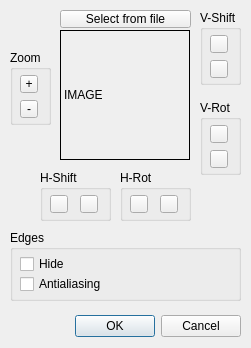
<?xml version="1.0" encoding="UTF-8"?>
<ui version="4.0">
 <class>CQDlgModelThumbnail</class>
 <widget class="QDialog" name="CQDlgModelThumbnail">
  <property name="geometry">
   <rect>
    <x>0</x>
    <y>0</y>
    <width>251</width>
    <height>348</height>
   </rect>
  </property>
  <property name="windowTitle">
   <string>Model Thumbnail Selection</string>
  </property>
  <property name="locale">
   <locale language="English" country="UnitedStates"/>
  </property>
  <widget class="QLabel" name="qqImage">
   <property name="geometry">
    <rect>
     <x>60</x>
     <y>30</y>
     <width>130</width>
     <height>130</height>
    </rect>
   </property>
   <property name="frameShape">
    <enum>QFrame::Box</enum>
   </property>
   <property name="frameShadow">
    <enum>QFrame::Plain</enum>
   </property>
   <property name="lineWidth">
    <number>1</number>
   </property>
   <property name="text">
    <string>IMAGE</string>
   </property>
  </widget>
  <widget class="QDialogButtonBox" name="qqOkCancel">
   <property name="geometry">
    <rect>
     <x>10</x>
     <y>310</y>
     <width>231</width>
     <height>32</height>
    </rect>
   </property>
   <property name="standardButtons">
    <set>QDialogButtonBox::Cancel|QDialogButtonBox::Ok</set>
   </property>
  </widget>
  <widget class="QGroupBox" name="groupBox_2">
   <property name="geometry">
    <rect>
     <x>10</x>
     <y>50</y>
     <width>41</width>
     <height>75</height>
    </rect>
   </property>
   <property name="title">
    <string>Zoom</string>
   </property>
   <property name="flat">
    <bool>false</bool>
   </property>
   <widget class="QToolButton" name="qqZoomP">
    <property name="geometry">
     <rect>
      <x>10</x>
      <y>25</y>
      <width>18</width>
      <height>18</height>
     </rect>
    </property>
    <property name="focusPolicy">
     <enum>Qt::StrongFocus</enum>
    </property>
    <property name="text">
     <string>+</string>
    </property>
    <property name="autoRepeat">
     <bool>true</bool>
    </property>
   </widget>
   <widget class="QToolButton" name="qqZoomM">
    <property name="geometry">
     <rect>
      <x>10</x>
      <y>50</y>
      <width>18</width>
      <height>18</height>
     </rect>
    </property>
    <property name="focusPolicy">
     <enum>Qt::StrongFocus</enum>
    </property>
    <property name="text">
     <string>-</string>
    </property>
    <property name="autoRepeat">
     <bool>true</bool>
    </property>
   </widget>
  </widget>
  <widget class="QGroupBox" name="groupBox_3">
   <property name="geometry">
    <rect>
     <x>200</x>
     <y>10</y>
     <width>41</width>
     <height>75</height>
    </rect>
   </property>
   <property name="title">
    <string>V-Shift</string>
   </property>
   <property name="flat">
    <bool>false</bool>
   </property>
   <widget class="QToolButton" name="qqVShiftP">
    <property name="geometry">
     <rect>
      <x>10</x>
      <y>25</y>
      <width>18</width>
      <height>18</height>
     </rect>
    </property>
    <property name="focusPolicy">
     <enum>Qt::StrongFocus</enum>
    </property>
    <property name="text">
     <string/>
    </property>
    <property name="icon">
     <iconset resource="../variousImageFiles.qrc">
      <normaloff>:/variousImageFiles/upArrow.png</normaloff>:/variousImageFiles/upArrow.png</iconset>
    </property>
    <property name="iconSize">
     <size>
      <width>12</width>
      <height>12</height>
     </size>
    </property>
    <property name="autoRepeat">
     <bool>true</bool>
    </property>
   </widget>
   <widget class="QToolButton" name="qqVShiftM">
    <property name="geometry">
     <rect>
      <x>10</x>
      <y>50</y>
      <width>18</width>
      <height>18</height>
     </rect>
    </property>
    <property name="focusPolicy">
     <enum>Qt::StrongFocus</enum>
    </property>
    <property name="text">
     <string/>
    </property>
    <property name="icon">
     <iconset resource="../variousImageFiles.qrc">
      <normaloff>:/variousImageFiles/downArrow.png</normaloff>:/variousImageFiles/downArrow.png</iconset>
    </property>
    <property name="iconSize">
     <size>
      <width>12</width>
      <height>12</height>
     </size>
    </property>
    <property name="autoRepeat">
     <bool>true</bool>
    </property>
   </widget>
  </widget>
  <widget class="QGroupBox" name="groupBox_4">
   <property name="geometry">
    <rect>
     <x>200</x>
     <y>100</y>
     <width>41</width>
     <height>75</height>
    </rect>
   </property>
   <property name="title">
    <string>V-Rot</string>
   </property>
   <property name="flat">
    <bool>false</bool>
   </property>
   <widget class="QToolButton" name="qqVRotP">
    <property name="geometry">
     <rect>
      <x>10</x>
      <y>25</y>
      <width>18</width>
      <height>18</height>
     </rect>
    </property>
    <property name="focusPolicy">
     <enum>Qt::StrongFocus</enum>
    </property>
    <property name="text">
     <string/>
    </property>
    <property name="icon">
     <iconset resource="../variousImageFiles.qrc">
      <normaloff>:/variousImageFiles/upArrow.png</normaloff>:/variousImageFiles/upArrow.png</iconset>
    </property>
    <property name="iconSize">
     <size>
      <width>12</width>
      <height>12</height>
     </size>
    </property>
    <property name="autoRepeat">
     <bool>true</bool>
    </property>
   </widget>
   <widget class="QToolButton" name="qqVRotM">
    <property name="geometry">
     <rect>
      <x>10</x>
      <y>50</y>
      <width>18</width>
      <height>18</height>
     </rect>
    </property>
    <property name="focusPolicy">
     <enum>Qt::StrongFocus</enum>
    </property>
    <property name="text">
     <string/>
    </property>
    <property name="icon">
     <iconset resource="../variousImageFiles.qrc">
      <normaloff>:/variousImageFiles/downArrow.png</normaloff>:/variousImageFiles/downArrow.png</iconset>
    </property>
    <property name="iconSize">
     <size>
      <width>12</width>
      <height>12</height>
     </size>
    </property>
    <property name="autoRepeat">
     <bool>true</bool>
    </property>
   </widget>
  </widget>
  <widget class="QGroupBox" name="groupBox_5">
   <property name="geometry">
    <rect>
     <x>40</x>
     <y>170</y>
     <width>71</width>
     <height>51</height>
    </rect>
   </property>
   <property name="title">
    <string>H-Shift</string>
   </property>
   <property name="flat">
    <bool>false</bool>
   </property>
   <widget class="QToolButton" name="qqHShiftP">
    <property name="geometry">
     <rect>
      <x>40</x>
      <y>25</y>
      <width>18</width>
      <height>18</height>
     </rect>
    </property>
    <property name="focusPolicy">
     <enum>Qt::StrongFocus</enum>
    </property>
    <property name="text">
     <string/>
    </property>
    <property name="icon">
     <iconset resource="../variousImageFiles.qrc">
      <normaloff>:/variousImageFiles/rightArrow.png</normaloff>:/variousImageFiles/rightArrow.png</iconset>
    </property>
    <property name="iconSize">
     <size>
      <width>12</width>
      <height>12</height>
     </size>
    </property>
    <property name="autoRepeat">
     <bool>true</bool>
    </property>
   </widget>
   <widget class="QToolButton" name="qqHShiftM">
    <property name="geometry">
     <rect>
      <x>10</x>
      <y>25</y>
      <width>18</width>
      <height>18</height>
     </rect>
    </property>
    <property name="focusPolicy">
     <enum>Qt::StrongFocus</enum>
    </property>
    <property name="text">
     <string/>
    </property>
    <property name="icon">
     <iconset resource="../variousImageFiles.qrc">
      <normaloff>:/variousImageFiles/leftArrow.png</normaloff>:/variousImageFiles/leftArrow.png</iconset>
    </property>
    <property name="iconSize">
     <size>
      <width>12</width>
      <height>12</height>
     </size>
    </property>
    <property name="autoRepeat">
     <bool>true</bool>
    </property>
   </widget>
  </widget>
  <widget class="QGroupBox" name="groupBox_6">
   <property name="geometry">
    <rect>
     <x>120</x>
     <y>170</y>
     <width>71</width>
     <height>51</height>
    </rect>
   </property>
   <property name="title">
    <string>H-Rot</string>
   </property>
   <property name="flat">
    <bool>false</bool>
   </property>
   <widget class="QToolButton" name="qqHRotP">
    <property name="geometry">
     <rect>
      <x>40</x>
      <y>25</y>
      <width>18</width>
      <height>18</height>
     </rect>
    </property>
    <property name="focusPolicy">
     <enum>Qt::StrongFocus</enum>
    </property>
    <property name="text">
     <string/>
    </property>
    <property name="icon">
     <iconset resource="../variousImageFiles.qrc">
      <normaloff>:/variousImageFiles/rightArrow.png</normaloff>:/variousImageFiles/rightArrow.png</iconset>
    </property>
    <property name="iconSize">
     <size>
      <width>12</width>
      <height>12</height>
     </size>
    </property>
    <property name="autoRepeat">
     <bool>true</bool>
    </property>
   </widget>
   <widget class="QToolButton" name="qqHRotM">
    <property name="geometry">
     <rect>
      <x>10</x>
      <y>25</y>
      <width>18</width>
      <height>18</height>
     </rect>
    </property>
    <property name="focusPolicy">
     <enum>Qt::StrongFocus</enum>
    </property>
    <property name="text">
     <string/>
    </property>
    <property name="icon">
     <iconset resource="../variousImageFiles.qrc">
      <normaloff>:/variousImageFiles/leftArrow.png</normaloff>:/variousImageFiles/leftArrow.png</iconset>
    </property>
    <property name="iconSize">
     <size>
      <width>12</width>
      <height>12</height>
     </size>
    </property>
    <property name="autoRepeat">
     <bool>true</bool>
    </property>
   </widget>
  </widget>
  <widget class="QToolButton" name="qqFromFile">
   <property name="geometry">
    <rect>
     <x>60</x>
     <y>10</y>
     <width>131</width>
     <height>18</height>
    </rect>
   </property>
   <property name="focusPolicy">
    <enum>Qt::StrongFocus</enum>
   </property>
   <property name="text">
    <string>Select from file</string>
   </property>
  </widget>
  <widget class="QGroupBox" name="groupBox">
   <property name="geometry">
    <rect>
     <x>10</x>
     <y>230</y>
     <width>231</width>
     <height>71</height>
    </rect>
   </property>
   <property name="title">
    <string>Edges</string>
   </property>
   <property name="flat">
    <bool>false</bool>
   </property>
   <widget class="QCheckBox" name="qqHideEdges">
    <property name="geometry">
     <rect>
      <x>10</x>
      <y>25</y>
      <width>211</width>
      <height>18</height>
     </rect>
    </property>
    <property name="focusPolicy">
     <enum>Qt::StrongFocus</enum>
    </property>
    <property name="text">
     <string>Hide</string>
    </property>
   </widget>
   <widget class="QCheckBox" name="qqAntialiasing">
    <property name="geometry">
     <rect>
      <x>10</x>
      <y>45</y>
      <width>211</width>
      <height>18</height>
     </rect>
    </property>
    <property name="focusPolicy">
     <enum>Qt::StrongFocus</enum>
    </property>
    <property name="text">
     <string>Antialiasing</string>
    </property>
   </widget>
  </widget>
 </widget>
 <tabstops>
  <tabstop>qqFromFile</tabstop>
  <tabstop>qqZoomP</tabstop>
  <tabstop>qqZoomM</tabstop>
  <tabstop>qqHRotM</tabstop>
  <tabstop>qqHRotP</tabstop>
  <tabstop>qqVRotP</tabstop>
  <tabstop>qqVRotM</tabstop>
  <tabstop>qqHShiftM</tabstop>
  <tabstop>qqHShiftP</tabstop>
  <tabstop>qqVShiftP</tabstop>
  <tabstop>qqVShiftM</tabstop>
  <tabstop>qqOkCancel</tabstop>
 </tabstops>
 <resources>
  <include location="../variousImageFiles.qrc"/>
 </resources>
 <connections/>
</ui>
